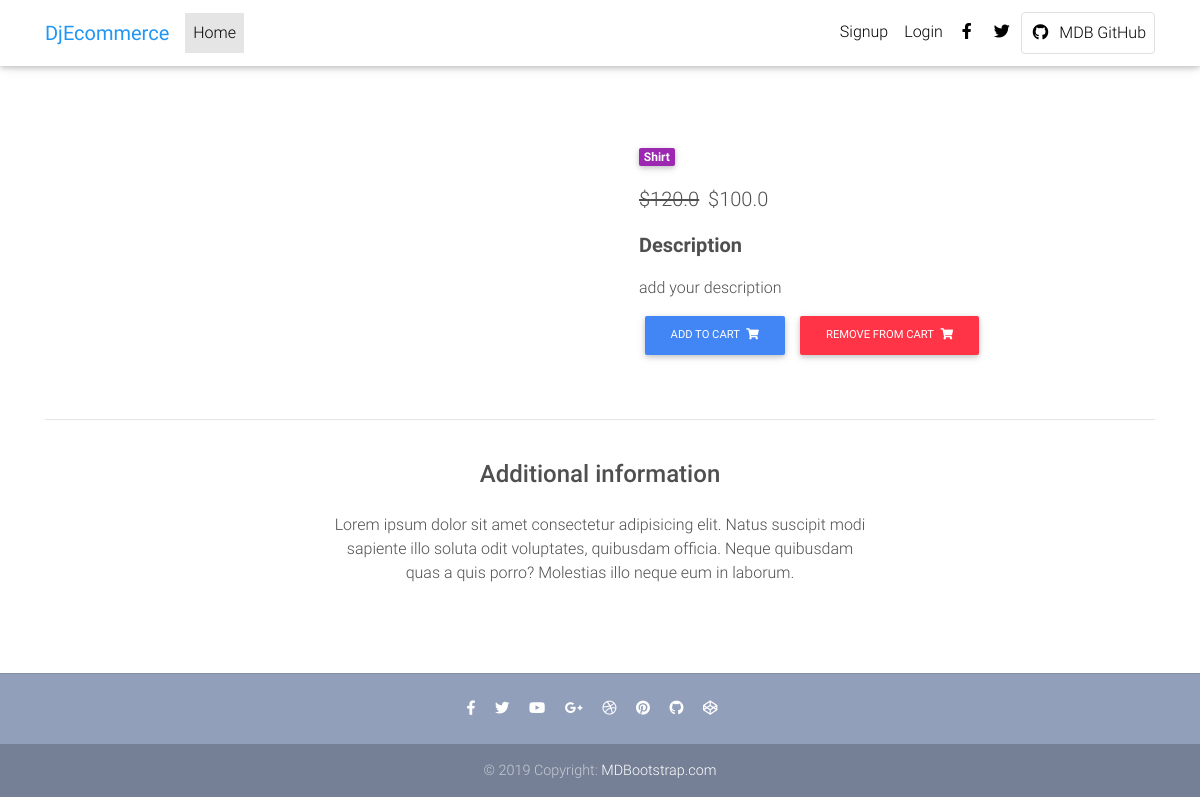
The page /products/Denim-Shirt/ on the database its author committed.
### core/models.py (models this page shows, shortened)
class Item(models.Model):
    title = models.CharField(max_length=100)
    price = models.FloatField()
    discount_price = models.FloatField(blank=True , null=True)
    category = models.CharField(choices=category_choices , max_length=2)
    label = models.CharField(choices=label_choices , max_length=1)
    description = models.TextField(max_length=200)
    slug = models.SlugField()
    def get_add_to_cart_url(self):
        return reverse('core:AddToCart' , kwargs= {
            'slug' : self.slug
        })
    def get_remove_from_cart_url(self):
        return reverse('core:RemoveFromCart' , kwargs= {
            'slug' : self.slug
        })

### core/views.py (the view)
# urls.py: path('products/<slug>/' , views.ItemDetails.as_view() , name='ItemDetails'),
class ItemDetails(DetailView):
    model = Item
    template_name = 'product-page.html'

### templates/product-page.html (shortened to what this page needs)
{% extends 'base.html' %}
{% block body_block %}
  <main class="mt-5 pt-4">
    <div class="container dark-grey-text mt-5">
      <div class="row wow fadeIn">
        <div class="col-md-6 mb-4">
        </div>
        <div class="col-md-6 mb-4">
          <div class="p-4">
            <div class="mb-3">
              <a href="">
                <span class="badge purple mr-1">{{object.get_category_display}}</span>
              </a>
            </div>
            <p class="lead">
              {% if object.discount_price %}
              <span class="mr-1">
                <del>${{object.price}}</del>
              </span>
              <span>${{object.discount_price}}</span>
              {% else %}
              <span>${{object.price}}</span>
              {% endif %}
            </p>
            <p class="lead font-weight-bold">Description</p>
            <p>{{object.description}}</p>
              <a href="{{ object.get_add_to_cart_url }}" class="btn btn-primary btn-md my-0 p">Add to cart
                <i class="fas fa-shopping-cart ml-1"></i>
              </a>
              <a href="{{ object.get_remove_from_cart_url }}" class="btn btn-danger btn-md my-0 p">Remove from cart
                <i class="fas fa-shopping-cart ml-1"></i>
              </a>
          </div>
        </div>
      </div>
      <hr>
      <div class="row d-flex justify-content-center wow fadeIn">
        <div class="col-md-6 text-center">
          <h4 class="my-4 h4">Additional information</h4>
          <p>Lorem ipsum dolor sit amet consectetur adipisicing elit. Natus suscipit modi sapiente illo soluta odit
            voluptates,
            quibusdam officia. Neque quibusdam quas a quis porro? Molestias illo neque eum in laborum.</p>
        </div>
      </div>
      <div class="row wow fadeIn">
        <div class="col-lg-4 col-md-12 mb-4">
        </div>
        <div class="col-lg-4 col-md-6 mb-4">
        </div>
        <div class="col-lg-4 col-md-6 mb-4">
        </div>
      </div>
    </div>
  </main>
  {% endblock %}

### templates/base.html (style rules this page uses)
html, body, header, .carousel { height: 60vh; }

### rows shown on the page
Item: category "Shirt", price "120.0", discount_price "100.0", description "add your description"
